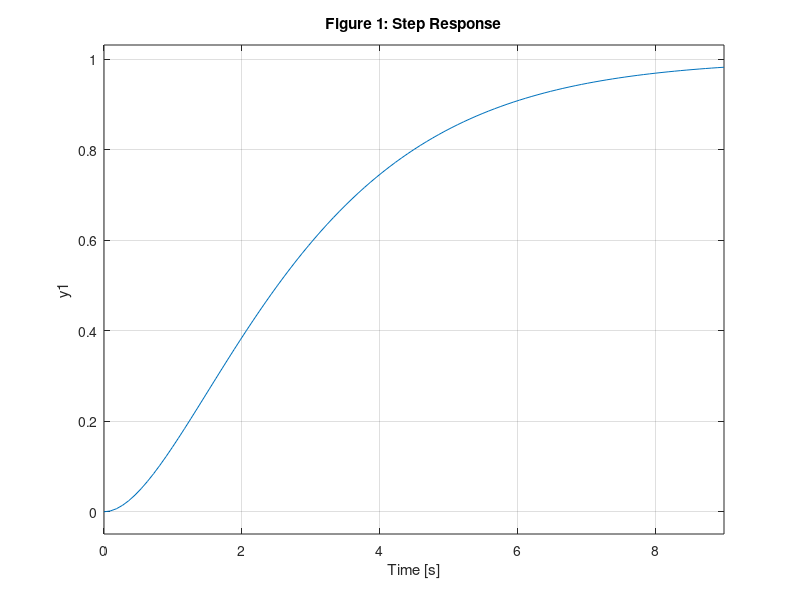
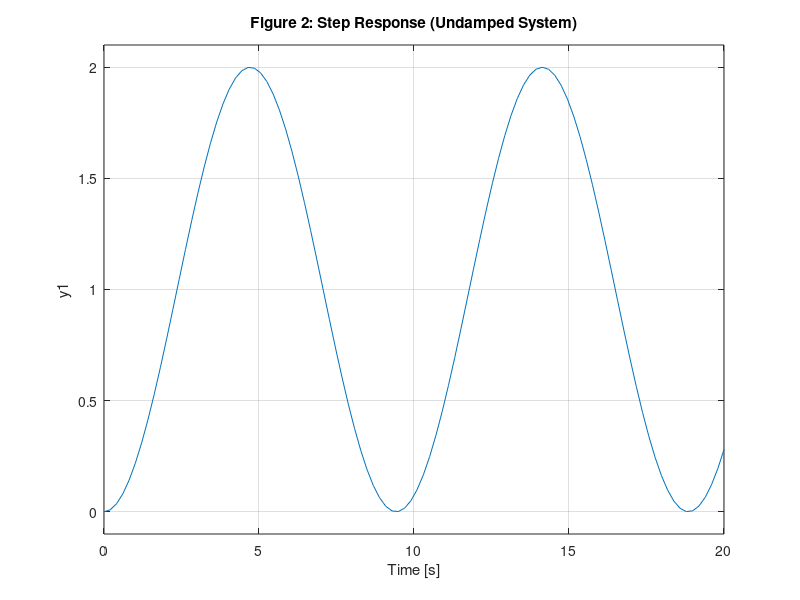

Here is the MATLAB script that generated these plots, in order:
%Leighton Clarke
%ECE 311, HW #2
%4-15-2017

%Part d
K = (1/1.5)^2;  %Define K for time constant of 1.5
Kv = 2 / sqrt(K);   %Define Kv
NUM = K;    %Numerator of transfer function
DEN = [1, K*Kv, K]; %Denominator of transfer function

T = tf(NUM, DEN);   %Create transfer function
step(T) %Plot step response
title('Figure 1: Step Response')

%Part f
DEN2 = [1, 0, K];   %New denominator for undamped system
T2 = tf(NUM, DEN2); %Create transfer function
figure
time = linspace(0,20);  %Create array for x-axis
step (T2, time) %Plot step response
title('Figure 2: Step Response (Undamped System)')
